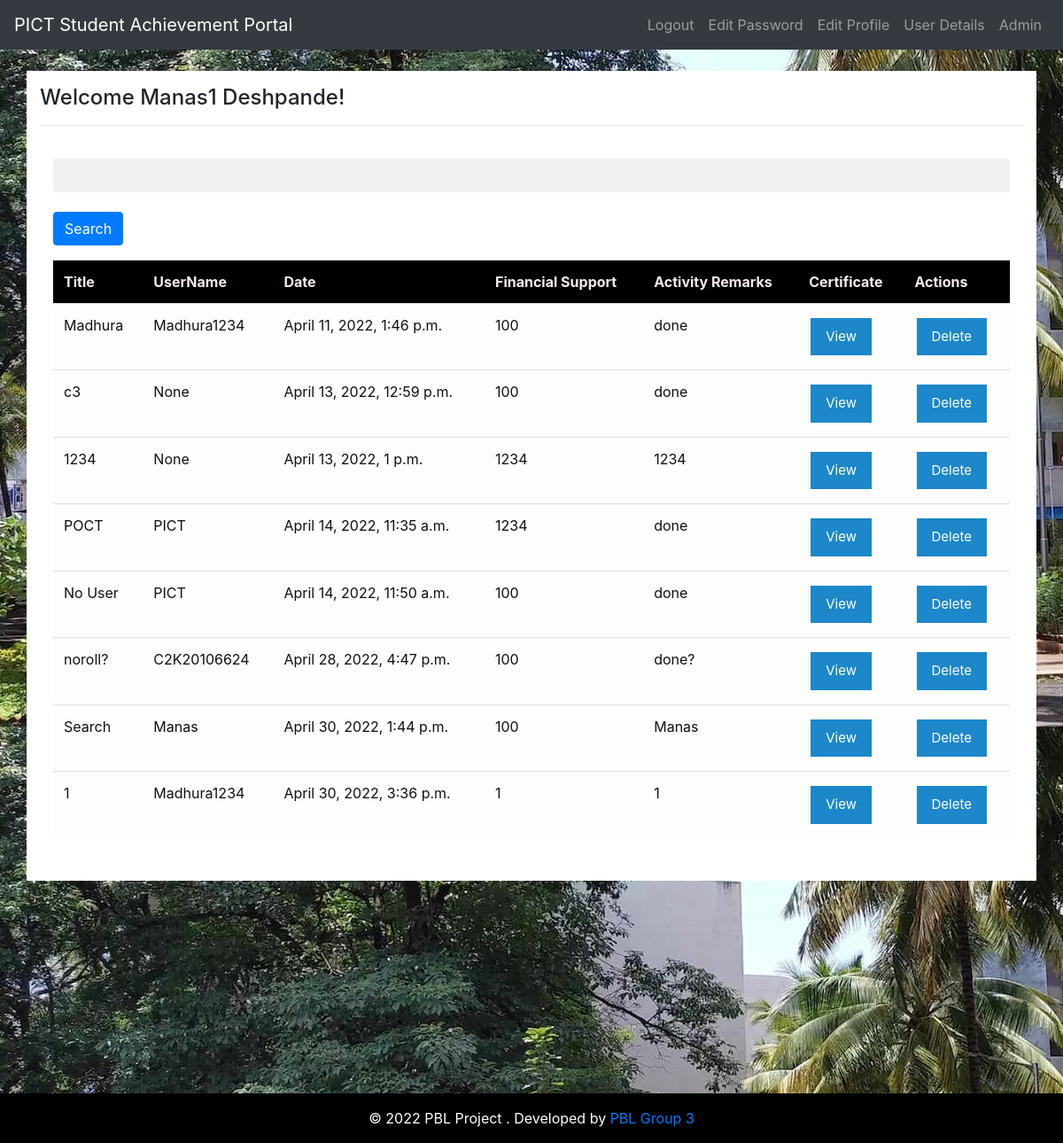
The app's page /admin1/ (signed in) with its own data.
### CRUD/models.py (models this page shows, shortened)
class Achievements(models.Model):
    user = models.ForeignKey(User,on_delete=models.CASCADE,null=True,blank=True)
    title= models.CharField(max_length=200)
    description=models.CharField(null=True,blank=True,max_length=200)
    support=models.CharField(max_length=200)
    created=models.DateTimeField(auto_now_add=True)
    certificate=models.FileField(blank=False)

### CRUD/views.py (the view)
# urls.py: path('admin1/',admin1.as_view(),name="admin1"),
class admin1(LoginRequiredMixin,ListView):
    model=Achievements
    context_object_name='SAP'
    template_name="CRUD/admin.html"
    def get_context_data(self,**kwargs):
        context=super().get_context_data(**kwargs)
        search_input=self.request.GET.get('search_area') or ''
        if search_input is not None:
            context['SAP'] = context['SAP'].filter(title__startswith=search_input)
        context['search_input'] = search_input
        return context

### CRUD/templates/CRUD/admin.html
{% extends 'CRUD/main.html' %}
{% block content %}
{%load static%}
{% if request.user.is_superuser and request.user.is_authenticated %}
<h4>Welcome {{request.user.first_name}}&nbsp;{{request.user.last_name}}!</h4>
<hr>
<div class="container">
    <form method="GET" class="form-group" >
        <input type="text" name="search_area" value="{{search_input}}" class="form-control">
        <input type="submit" value="Search" class="btn btn-primary">
    </form>
<table class="table">
    <tr>
    <th>Title</th>
    <th>UserName</th>
    <th>Date</th>
    <th>Financial Support</th>
    <th>Activity Remarks</th>
    <th>Certificate</th>
    <th>Actions</th>
    </tr>
    {% for Achievements in SAP %}
<tr>
    <td>{{Achievements.title}}</td>
    <td>{{Achievements.user}}</td>
    <td>{{Achievements.created}}</td>
    <td>{{Achievements.support}}</td>
    <td>{{Achievements.description}}</td>
    <td><a href="/media/{{Achievements.certificate}}" class="button">View</a></td>
    <td>
    <a href="{% url 'SAP-delete' Achievements.id %}" class="button">Delete</a></td>
</tr>
{% empty %}
<h3>No items</h3>
{% endfor %}
</table>
</div>
{% else %}
<h3>You are not superuser</h3>
{% endif %}
{% endblock %}

### CRUD/templates/CRUD/main.html (shortened to what this page needs)
<!doctype html>
<html lang="en">
  {% load static %}
  <head>
    <link rel="stylesheet" href="https://stackpath.bootstrapcdn.com/bootstrap/4.1.1/css/bootstrap.min.css">
  </head>
  <body>
    <nav class="navbar navbar-expand-lg navbar-dark bg-dark">
  <a class="navbar-brand" href="{% url 'SAP' %}">PICT Student Achievement Portal</a>
  <div class="collapse navbar-collapse" id="navbarSupportedContent">
    <ul class="navbar-nav ml-auto">
      {% if user.is_authenticated %}
        <li class="nav-item">
          <a class="nav-link" href="{% url 'logout' %}">Logout</a>
        </li>
        <li class="nav-item">
          <a class="nav-link" href="{% url 'change_password' %}">Edit Password</a>
        </li>
        <li class="nav-item">
          <a class="nav-link" href="{% url 'edit_profile' %}">Edit Profile</a>
        </li>
        <li class="nav-item">
          <a class="nav-link" href="{% url 'prof' %}">User Details</a>
        </li>
        {% if user.is_superuser %}
        <li class="nav-item">
          <a class="nav-link" href="{% url 'admin1' %}">Admin</a>
        </li>
        {%endif%}
      {% endif %}
    </ul>
  </div>
</nav>
    <br/>
    <div class="container">
      {% block content %}
      {% endblock %}
    </div>
  </body>
  <br><br><br><br><br><br><br><br><br><br>
            <div class="footer-copyright text-center py-3" style="background-color: rgb(0, 0, 0);">
              <div data-test="container" class="container-fluid" style="color: rgb(255, 255, 255);">© 2022 PBL Project . Developed  by <a class="footerWebTeam" href="{% url 'group' %}">PBL Group 3</a></div></div></footer>
      </html>

### records on screen
Achievements: title "Madhura", user "Madhura1234", created "April 11, 2022, 1:46 p.m.", support "100", description "done"
Achievements: title "c3", user "None", created "April 13, 2022, 12:59 p.m.", support "100", description "done"
Achievements: title "1234", user "None", created "April 13, 2022, 1 p.m.", support "1234", description "1234"
Achievements: title "POCT", user "PICT", created "April 14, 2022, 11:35 a.m.", support "1234", description "done"
Achievements: title "No User", user "PICT", created "April 14, 2022, 11:50 a.m.", support "100", description "done"
Achievements: title "noroll?", user "C2K20106624", created "April 28, 2022, 4:47 p.m.", support "100", description "done?"
Achievements: title "Search", user "Manas", created "April 30, 2022, 1:44 p.m.", support "100", description "Manas"
Achievements: title "1", user "Madhura1234", created "April 30, 2022, 3:36 p.m.", support "1", description "1"

### other values on screen
{{ request.user.first_name }} "Manas1"
{{ request.user.last_name }} "Deshpande"
